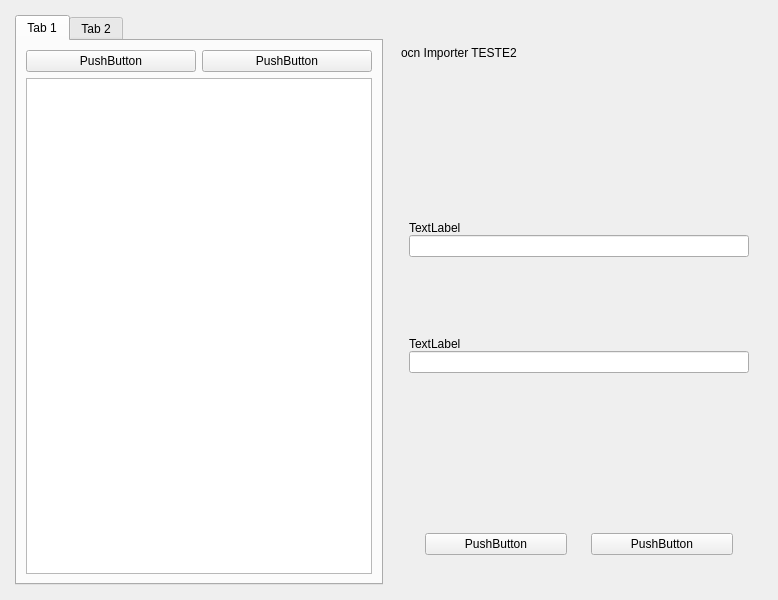
<?xml version="1.0" encoding="UTF-8"?>
<ui version="4.0">
 <class>MainWindow</class>
 <widget class="QMainWindow" name="MainWindow">
  <property name="geometry">
   <rect>
    <x>0</x>
    <y>0</y>
    <width>778</width>
    <height>600</height>
   </rect>
  </property>
  <property name="windowTitle">
   <string>MainWindow</string>
  </property>
  <widget class="QWidget" name="centralwidget">
   <layout class="QHBoxLayout" name="horizontalLayout_2">
    <property name="spacing">
     <number>0</number>
    </property>
    <property name="sizeConstraint">
     <enum>QLayout::SetMaximumSize</enum>
    </property>
    <item>
     <layout class="QVBoxLayout" name="verticalLayout">
      <property name="spacing">
       <number>0</number>
      </property>
      <property name="leftMargin">
       <number>6</number>
      </property>
      <property name="topMargin">
       <number>6</number>
      </property>
      <property name="rightMargin">
       <number>6</number>
      </property>
      <property name="bottomMargin">
       <number>6</number>
      </property>
      <item>
       <widget class="QTabWidget" name="tabWidget">
        <property name="currentIndex">
         <number>0</number>
        </property>
        <widget class="QWidget" name="tab">
         <attribute name="title">
          <string>Tab 1</string>
         </attribute>
         <layout class="QVBoxLayout" name="verticalLayout_8">
          <item>
           <layout class="QHBoxLayout" name="horizontalLayout_3">
            <item>
             <widget class="QPushButton" name="pushButton_3">
              <property name="text">
               <string>PushButton</string>
              </property>
             </widget>
            </item>
            <item>
             <widget class="QPushButton" name="pushButton_4">
              <property name="text">
               <string>PushButton</string>
              </property>
             </widget>
            </item>
           </layout>
          </item>
          <item>
           <widget class="QTextEdit" name="textEdit"/>
          </item>
         </layout>
        </widget>
        <widget class="QWidget" name="tab_2">
         <attribute name="title">
          <string>Tab 2</string>
         </attribute>
         <layout class="QVBoxLayout" name="verticalLayout_10">
          <item>
           <layout class="QHBoxLayout" name="horizontalLayout_4">
            <item>
             <widget class="QPushButton" name="pushButton_5">
              <property name="text">
               <string>PushButton</string>
              </property>
             </widget>
            </item>
            <item>
             <widget class="QPushButton" name="pushButton_6">
              <property name="text">
               <string>PushButton</string>
              </property>
             </widget>
            </item>
           </layout>
          </item>
          <item>
           <widget class="QTextEdit" name="textEdit_2"/>
          </item>
         </layout>
        </widget>
       </widget>
      </item>
     </layout>
    </item>
    <item>
     <layout class="QVBoxLayout" name="verticalLayout_4" stretch="0,0,0">
      <property name="spacing">
       <number>64</number>
      </property>
      <property name="sizeConstraint">
       <enum>QLayout::SetMaximumSize</enum>
      </property>
      <property name="leftMargin">
       <number>12</number>
      </property>
      <property name="topMargin">
       <number>12</number>
      </property>
      <property name="rightMargin">
       <number>12</number>
      </property>
      <property name="bottomMargin">
       <number>12</number>
      </property>
      <item>
       <layout class="QVBoxLayout" name="verticalLayout_7">
        <item>
         <widget class="QLabel" name="label_3">
          <property name="text">
           <string>ocn Importer TESTE2</string>
          </property>
         </widget>
        </item>
       </layout>
      </item>
      <item>
       <layout class="QVBoxLayout" name="verticalLayout_2">
        <property name="topMargin">
         <number>64</number>
        </property>
        <property name="bottomMargin">
         <number>64</number>
        </property>
        <item>
         <layout class="QVBoxLayout" name="verticalLayout_5">
          <property name="spacing">
           <number>0</number>
          </property>
          <property name="sizeConstraint">
           <enum>QLayout::SetMinimumSize</enum>
          </property>
          <property name="leftMargin">
           <number>8</number>
          </property>
          <property name="topMargin">
           <number>8</number>
          </property>
          <property name="rightMargin">
           <number>8</number>
          </property>
          <property name="bottomMargin">
           <number>8</number>
          </property>
          <item>
           <widget class="QLabel" name="label">
            <property name="text">
             <string>TextLabel</string>
            </property>
           </widget>
          </item>
          <item>
           <widget class="QLineEdit" name="lineEdit"/>
          </item>
         </layout>
        </item>
        <item>
         <layout class="QVBoxLayout" name="verticalLayout_6">
          <property name="spacing">
           <number>0</number>
          </property>
          <property name="sizeConstraint">
           <enum>QLayout::SetMinimumSize</enum>
          </property>
          <property name="leftMargin">
           <number>8</number>
          </property>
          <property name="topMargin">
           <number>8</number>
          </property>
          <property name="rightMargin">
           <number>8</number>
          </property>
          <property name="bottomMargin">
           <number>8</number>
          </property>
          <item>
           <widget class="QLabel" name="label_2">
            <property name="text">
             <string>TextLabel</string>
            </property>
           </widget>
          </item>
          <item>
           <widget class="QLineEdit" name="lineEdit_2"/>
          </item>
         </layout>
        </item>
       </layout>
      </item>
      <item>
       <layout class="QHBoxLayout" name="horizontalLayout">
        <property name="spacing">
         <number>24</number>
        </property>
        <property name="leftMargin">
         <number>24</number>
        </property>
        <property name="topMargin">
         <number>24</number>
        </property>
        <property name="rightMargin">
         <number>24</number>
        </property>
        <property name="bottomMargin">
         <number>24</number>
        </property>
        <item>
         <widget class="QPushButton" name="pushButton">
          <property name="text">
           <string>PushButton</string>
          </property>
         </widget>
        </item>
        <item>
         <widget class="QPushButton" name="pushButton_2">
          <property name="text">
           <string>PushButton</string>
          </property>
         </widget>
        </item>
       </layout>
      </item>
     </layout>
    </item>
   </layout>
  </widget>
  <widget class="QMenuBar" name="menubar">
   <property name="geometry">
    <rect>
     <x>0</x>
     <y>0</y>
     <width>778</width>
     <height>21</height>
    </rect>
   </property>
  </widget>
 </widget>
 <resources/>
 <connections/>
</ui>
